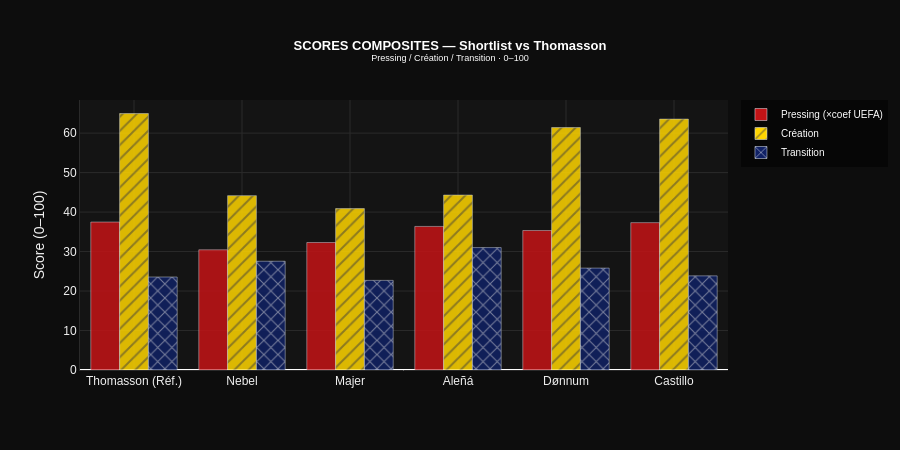

Notebook code for this chart:
### Markdown cell above
### Fig 5 — Bar Chart Interactif — Scores comparés (Plotly) 🆕

### Code cell
# Données pour bar chart
names = ['Thomasson\n(Réf.)'] + [p.split()[-1] for p in SL_DISP]
cols_bar = [R, B, VT, OR, PU, OG]
press_vals = [T['s_press_n']]
crea_vals  = [T['s_crea_n']]
trans_vals = [T['s_trans_n']]

for kw in SL_KW:
    r = MF_bud[MF_bud['player__name'].str.contains(kw, na=False, case=False)]
    if not len(r): r = MF_min[MF_min['player__name'].str.contains(kw, na=False, case=False)]
    if len(r):
        r = r.iloc[0]
        press_vals.append(r['s_press_n'])
        crea_vals.append(r['s_crea_n'])
        trans_vals.append(r['s_trans_n'])

fig_bar = go.Figure()
for vals, label, color, pattern in [
    (press_vals, 'Pressing (×coef UEFA)', R, ''),
    (crea_vals,  'Création',              OR, '/'),
    (trans_vals, 'Transition',            CDF, 'x'),
]:
    fig_bar.add_trace(go.Bar(
        name=label, x=names, y=vals,
        marker=dict(color=color, opacity=0.85, pattern_shape=pattern),
        hovertemplate='<b>%{x}</b><br>' + label + ': <b>%{y:.1f}</b>/100<extra></extra>'
    ))

fig_bar.update_layout(
    **PLOTLY_THEME,
    barmode='group',
    title=dict(text='<b>SCORES COMPOSITES — Shortlist vs Thomasson</b><br><sup>Pressing / Création / Transition · 0–100</sup>',
               font=dict(color=W, size=13), x=0.5),
    yaxis_title='Score (0–100)',
    legend=dict(font=dict(color=W, size=10), bgcolor='rgba(0,0,0,0.5)'),
    height=450,
)
fig_bar.show()
fig_bar.write_html(f'{FIGDIR}/fig5_bar_scores.html')
print("✅ fig5 Plotly bar")

### Figure 1 — Plotly figure (JSON) as saved in the notebook; plotly's stock layout.template omitted (floating-point values rounded to 4 significant figures)
{"data": [{"hovertemplate": "<b>%{x}</b><br>Pressing (×coef UEFA): <b>%{y:.1f}</b>/100<extra></extra>", "marker": {"color": "#c31316", "opacity": 0.85, "pattern": {"shape": ""}}, "name": "Pressing (×coef UEFA)", "type": "bar", "x": ["Thomasson\n(Réf.)", "Nebel", "Majer", "Aleñá", "Dønnum", "Castillo"], "y": [37.47, 30.44, 32.3, 36.37, 35.34, 37.33]}, {"hovertemplate": "<b>%{x}</b><br>Création: <b>%{y:.1f}</b>/100<extra></extra>", "marker": {"color": "#ffd500", "opacity": 0.85, "pattern": {"shape": "/"}}, "name": "Création", "type": "bar", "x": ["Thomasson\n(Réf.)", "Nebel", "Majer", "Aleñá", "Dønnum", "Castillo"], "y": [64.97, 44.17, 40.89, 44.31, 61.42, 63.55]}, {"hovertemplate": "<b>%{x}</b><br>Transition: <b>%{y:.1f}</b>/100<extra></extra>", "marker": {"color": "#102165", "opacity": 0.85, "pattern": {"shape": "x"}}, "name": "Transition", "type": "bar", "x": ["Thomasson\n(Réf.)", "Nebel", "Majer", "Aleñá", "Dønnum", "Castillo"], "y": [23.55, 27.55, 22.7, 31.01, 25.81, 23.84]}], "layout": {"barmode": "group", "font": {"color": "#F0F0F0", "family": "Arial"}, "height": 450, "legend": {"bgcolor": "rgba(0,0,0,0.5)", "font": {"color": "#FFFFFF", "size": 10}}, "paper_bgcolor": "#0D0D0D", "plot_bgcolor": "#141414", "title": {"font": {"color": "#FFFFFF", "size": 13}, "text": "<b>SCORES COMPOSITES — Shortlist vs Thomasson</b><br><sup>Pressing / Création / Transition · 0–100</sup>", "x": 0.5}, "xaxis": {"gridcolor": "#2A2A2A", "linecolor": "#2A2A2A"}, "yaxis": {"gridcolor": "#2A2A2A", "linecolor": "#2A2A2A", "title": {"text": "Score (0–100)"}}}}
